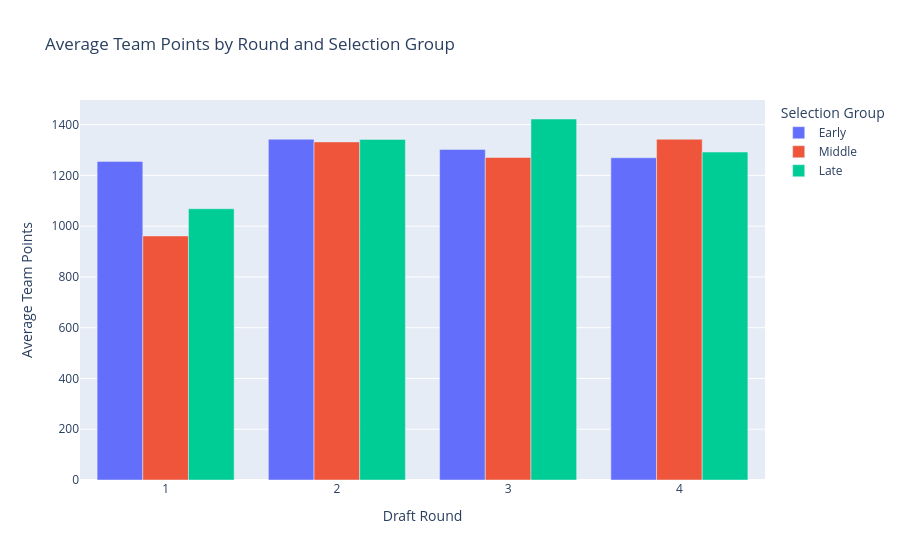

Notebook code for this chart:
### Code cell
# Creates a combined bar graph that displays the average points teams in the 3 pick 
# groups had in all 4 rounds

fig = px.bar(
    points_summary,
    x="round",
    y="average_team_points",
    color="pick_group",
    barmode="group",
    category_orders={
        "pick_group": ["Early", "Middle", "Late"]
    },
    labels={
        "round": "Draft Round",
        "average_team_points": "Average Team Points",
        "pick_group": "Selection Group",
    },
    title="Average Team Points by Round and Selection Group",
)

fig.show()

### Figure 1 — Plotly figure (JSON) as saved in the notebook; plotly's stock layout.template omitted (floating-point values rounded to 4 significant figures)
{"data": [{"alignmentgroup": "True", "hovertemplate": "Selection Group=Early<br>Draft Round=%{x}<br>Average Team Points=%{y}<extra></extra>", "legendgroup": "Early", "marker": {"color": "#636efa", "pattern": {"shape": ""}}, "name": "Early", "offsetgroup": "Early", "orientation": "v", "showlegend": true, "textposition": "auto", "type": "bar", "x": [1, 2, 3, 4], "xaxis": "x", "y": [1255.0, 1342.0, 1302.0, 1270.0], "yaxis": "y"}, {"alignmentgroup": "True", "hovertemplate": "Selection Group=Middle<br>Draft Round=%{x}<br>Average Team Points=%{y}<extra></extra>", "legendgroup": "Middle", "marker": {"color": "#EF553B", "pattern": {"shape": ""}}, "name": "Middle", "offsetgroup": "Middle", "orientation": "v", "showlegend": true, "textposition": "auto", "type": "bar", "x": [1, 2, 3, 4], "xaxis": "x", "y": [961.5, 1332.0, 1271.0, 1342.0], "yaxis": "y"}, {"alignmentgroup": "True", "hovertemplate": "Selection Group=Late<br>Draft Round=%{x}<br>Average Team Points=%{y}<extra></extra>", "legendgroup": "Late", "marker": {"color": "#00cc96", "pattern": {"shape": ""}}, "name": "Late", "offsetgroup": "Late", "orientation": "v", "showlegend": true, "textposition": "auto", "type": "bar", "x": [1, 2, 3, 4], "xaxis": "x", "y": [1069.0, 1342.0, 1422.0, 1292.0], "yaxis": "y"}], "layout": {"barmode": "group", "legend": {"title": {"text": "Selection Group"}, "tracegroupgap": 0}, "title": {"text": "Average Team Points by Round and Selection Group"}, "xaxis": {"anchor": "y", "domain": [0, 1], "title": {"text": "Draft Round"}}, "yaxis": {"anchor": "x", "domain": [0, 1], "title": {"text": "Average Team Points"}}}}
